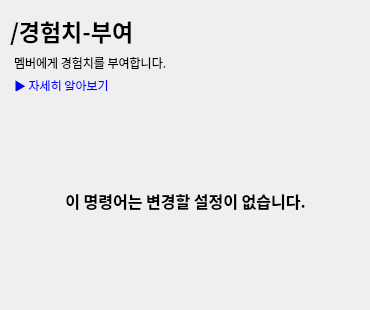
   <widget class="QWidget" name="addExperience">
    <widget class="QLabel" name="titleLabel_4">
     <property name="geometry">
      <rect>
       <x>10</x>
       <y>10</y>
       <width>201</width>
       <height>41</height>
      </rect>
     </property>
     <property name="font">
      <font>
       <family>맑은 고딕</family>
       <pointsize>17</pointsize>
       <weight>75</weight>
       <bold>true</bold>
      </font>
     </property>
     <property name="text">
      <string>/경험치-부여</string>
     </property>
    </widget>
    <widget class="QTextBrowser" name="addWarnDescriptionTextBrowser_5">
     <property name="geometry">
      <rect>
       <x>10</x>
       <y>50</y>
       <width>251</width>
       <height>41</height>
      </rect>
     </property>
     <property name="font">
      <font>
       <family>맑은 고딕</family>
      </font>
     </property>
     <property name="styleSheet">
      <string notr="true">background: transparent; border: none;</string>
     </property>
     <property name="verticalScrollBarPolicy">
      <enum>Qt::ScrollBarAlwaysOff</enum>
     </property>
     <property name="horizontalScrollBarPolicy">
      <enum>Qt::ScrollBarAlwaysOff</enum>
     </property>
     <property name="html">
      <string>&lt;!DOCTYPE HTML PUBLIC &quot;-//W3C//DTD HTML 4.0//EN&quot; &quot;http://www.w3.org/TR/REC-html40/strict.dtd&quot;&gt;
&lt;html&gt;&lt;head&gt;&lt;meta name=&quot;qrichtext&quot; content=&quot;1&quot; /&gt;&lt;style type=&quot;text/css&quot;&gt;
p, li { white-space: pre-wrap; }
&lt;/style&gt;&lt;/head&gt;&lt;body style=&quot; font-family:'맑은 고딕','맑은 고딕'; font-size:9pt; font-weight:400; font-style:normal;&quot;&gt;
&lt;p style=&quot; margin-top:0px; margin-bottom:5px; margin-left:0px; margin-right:0px; -qt-block-indent:0; text-indent:0px;&quot;&gt;멤버에게 경험치를 부여합니다.&lt;/p&gt;
&lt;p style=&quot; margin-top:0px; margin-bottom:5px; margin-left:0px; margin-right:0px; -qt-block-indent:0; text-indent:0px;&quot;&gt;&lt;a href=&quot;https://github.com/pandamgay/gui_discord_bot/blob/main/commands.md#12&quot;&gt;&lt;span style=&quot; text-decoration: underline; color:#0000ff;&quot;&gt;▶ 자세히 알아보기&lt;/span&gt;&lt;/a&gt;&lt;/p&gt;&lt;/body&gt;&lt;/html&gt;</string>
     </property>
    </widget>
    <widget class="QWidget" name="verticalLayoutWidget_4">
     <property name="geometry">
      <rect>
       <x>10</x>
       <y>100</y>
       <width>351</width>
       <height>201</height>
      </rect>
     </property>
     <layout class="QVBoxLayout" name="verticalLayout_6" stretch="0,0,0">
      <property name="sizeConstraint">
       <enum>QLayout::SetDefaultConstraint</enum>
      </property>
      <item>
       <spacer name="verticalSpacer_9">
        <property name="orientation">
         <enum>Qt::Vertical</enum>
        </property>
        <property name="sizeHint" stdset="0">
         <size>
          <width>20</width>
          <height>40</height>
         </size>
        </property>
       </spacer>
      </item>
      <item>
       <widget class="QLabel" name="label_6">
        <property name="font">
         <font>
          <family>맑은 고딕</family>
          <pointsize>12</pointsize>
          <weight>75</weight>
          <bold>true</bold>
         </font>
        </property>
        <property name="text">
         <string>이 명령어는 변경할 설정이 없습니다.</string>
        </property>
        <property name="alignment">
         <set>Qt::AlignCenter</set>
        </property>
       </widget>
      </item>
      <item>
       <spacer name="verticalSpacer_10">
        <property name="orientation">
         <enum>Qt::Vertical</enum>
        </property>
        <property name="sizeHint" stdset="0">
         <size>
          <width>20</width>
          <height>40</height>
         </size>
        </property>
       </spacer>
      </item>
     </layout>
    </widget>
   </widget>
